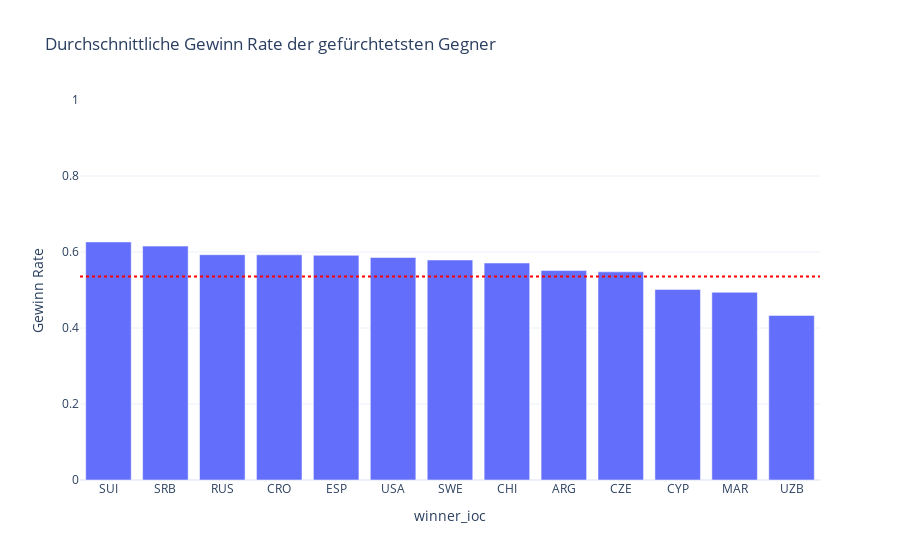

The cell this chart's notebook holds for it:
### Code cell
px.bar(feared_countries_win_rate, x=feared_countries_win_rate.index, y="win_rate", title="Durchschnittliche Gewinn Rate der gefürchtetsten Gegner",
       range_y=[0, 1], labels={
        "index": "Land",
        "win_rate": "Gewinn Rate"
    }, template="plotly_white").add_hline(y=germany_win_rate, line_dash="dot", line_color="red")

### Figure 1 — Plotly figure (JSON) as saved in the notebook; plotly's stock layout.template omitted (floating-point values rounded to 4 significant figures)
{"data": [{"alignmentgroup": "True", "hovertemplate": "winner_ioc=%{x}<br>Gewinn Rate=%{y}<extra></extra>", "legendgroup": "", "marker": {"color": "#636efa", "pattern": {"shape": ""}}, "name": "", "offsetgroup": "", "orientation": "v", "showlegend": false, "textposition": "auto", "x": ["SUI", "SRB", "RUS", "CRO", "ESP", "USA", "SWE", "CHI", "ARG", "CZE", "CYP", "MAR", "UZB"], "xaxis": "x", "y": [0.6265, 0.6155, 0.5929, 0.5926, 0.5913, 0.5855, 0.5789, 0.571, 0.5512, 0.5478, 0.5015, 0.4939, 0.433], "yaxis": "y", "type": "bar"}], "layout": {"xaxis": {"anchor": "y", "domain": [0.0, 1.0], "title": {"text": "winner_ioc"}}, "yaxis": {"anchor": "x", "domain": [0.0, 1.0], "title": {"text": "Gewinn Rate"}, "range": [0, 1]}, "legend": {"tracegroupgap": 0}, "title": {"text": "Durchschnittliche Gewinn Rate der gefürchtetsten Gegner"}, "barmode": "relative", "shapes": [{"line": {"color": "red", "dash": "dot"}, "type": "line", "x0": 0, "x1": 1, "xref": "x domain", "y0": 0.5352, "y1": 0.5352, "yref": "y"}]}}
